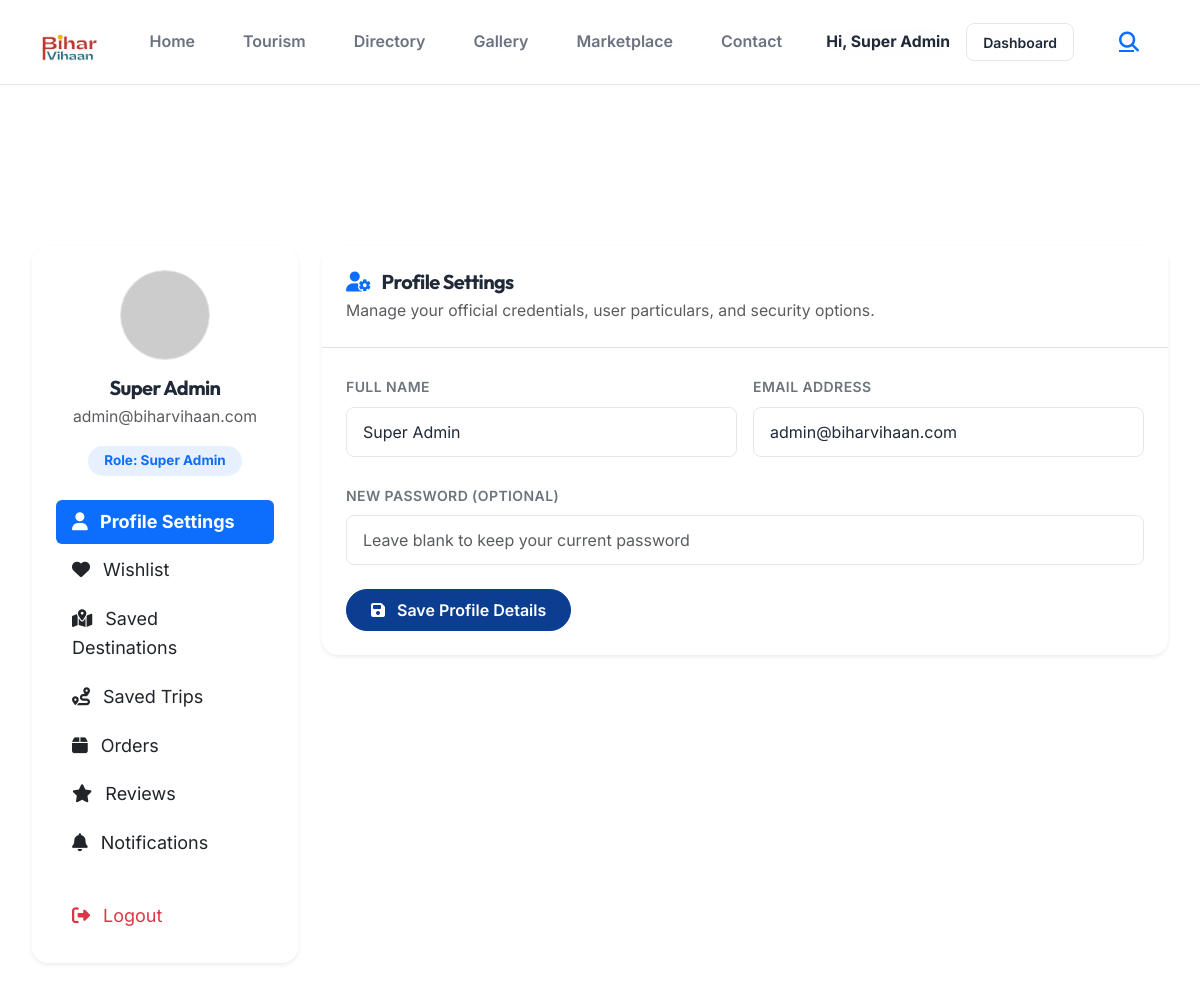
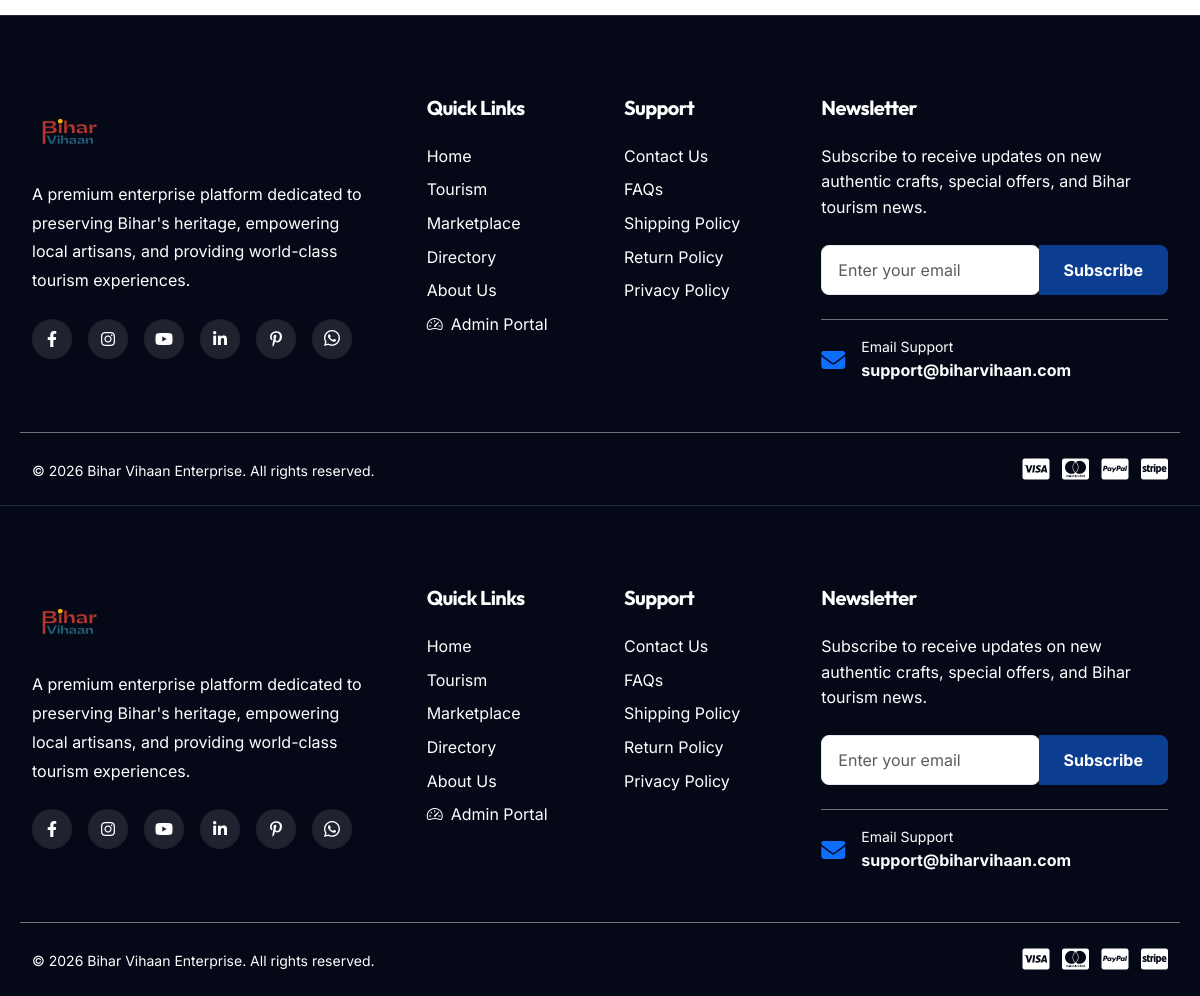
The app's page /user/dashboard (signed in) with its own data (2 pictures, top to bottom).
### tables this page shows
CREATE TABLE `users` (
  `id` int(11) NOT NULL AUTO_INCREMENT,
  `name` varchar(100) NOT NULL,
  `email` varchar(100) NOT NULL,
  `password` varchar(255) NOT NULL,
  `phone` varchar(20) DEFAULT NULL,
  `role_id` int(11) NOT NULL,
  `status` enum('active','suspended') DEFAULT 'active',
  `two_factor_secret` varchar(100) DEFAULT NULL,
  `two_factor_enabled` tinyint(1) DEFAULT 0,
  `created_at` timestamp NOT NULL DEFAULT current_timestamp(),
  `updated_at` timestamp NOT NULL DEFAULT current_timestamp() ON UPDATE current_timestamp(),
  `last_login_at` timestamp NULL DEFAULT NULL,
  PRIMARY KEY (`id`),
  UNIQUE KEY `email` (`email`),
  KEY `role_id` (`role_id`),
  KEY `email_2` (`email`),
  CONSTRAINT `users_ibfk_1` FOREIGN KEY (`role_id`) REFERENCES `roles` (`id`)
);

CREATE TABLE `roles` (
  `id` int(11) NOT NULL AUTO_INCREMENT,
  `name` varchar(50) NOT NULL,
  `slug` varchar(100) DEFAULT NULL,
  `description` text DEFAULT NULL,
  PRIMARY KEY (`id`),
  UNIQUE KEY `name` (`name`),
  UNIQUE KEY `slug` (`slug`)
);

### app/Views/user/dashboard.php (the view, shortened to what the rows shown need)
<?php include __DIR__.'/../layout/header.php'; ?>
<div class="container py-5 mt-5">
    <div class="row g-4">
        <div class="col-md-3">
            <div class="card border-0 shadow-sm rounded-4">
                <div class="card-body p-4 text-center">
                    <img src="https://ui-avatars.com/api/?name=<?= urlencode($user['name'] ?? 'User') ?>&background=0B3D91&color=fff&bold=true" class="rounded-circle mb-3 border" width="90" height="90">
                    <h5 class="fw-bold font-outfit mb-1"><?= htmlspecialchars($user['name'] ?? 'User') ?></h5>
                    <p class="text-muted small mb-3"><?= htmlspecialchars($user['email'] ?? '') ?></p>
                    <span class="badge bg-primary bg-opacity-10 text-primary rounded-pill px-3 py-2 mb-4">Role: <?= htmlspecialchars($user['role_name'] ?? 'User') ?></span>
                    <div class="list-group list-group-flush text-start">
                        <a href="<?= BASE_URL ?>/user/dashboard?tab=profile" class="list-group-item list-group-item-action border-0 rounded px-3 py-2.5 mb-1 <?= ($tab === 'profile') ? 'active fw-bold bg-primary text-white' : '' ?>"><i class="fa-solid fa-user me-2"></i> Profile Settings</a>
                        <a href="<?= BASE_URL ?>/user/dashboard?tab=wishlist" class="list-group-item list-group-item-action border-0 rounded px-3 py-2.5 mb-1 <?= ($tab === 'wishlist') ? 'active fw-bold bg-primary text-white' : '' ?>"><i class="fa-solid fa-heart me-2"></i> Wishlist</a>
                        <a href="<?= BASE_URL ?>/user/dashboard?tab=saved-destinations" class="list-group-item list-group-item-action border-0 rounded px-3 py-2.5 mb-1 <?= ($tab === 'saved-destinations') ? 'active fw-bold bg-primary text-white' : '' ?>"><i class="fa-solid fa-map-location-dot me-2"></i> Saved Destinations</a>
                        <a href="<?= BASE_URL ?>/user/dashboard?tab=saved-trips" class="list-group-item list-group-item-action border-0 rounded px-3 py-2.5 mb-1 <?= ($tab === 'saved-trips') ? 'active fw-bold bg-primary text-white' : '' ?>"><i class="fa-solid fa-route me-2"></i> Saved Trips</a>
                        <a href="<?= BASE_URL ?>/user/dashboard?tab=orders" class="list-group-item list-group-item-action border-0 rounded px-3 py-2.5 mb-1 <?= ($tab === 'orders') ? 'active fw-bold bg-primary text-white' : '' ?>"><i class="fa-solid fa-box me-2"></i> Orders</a>
                        <a href="<?= BASE_URL ?>/user/dashboard?tab=reviews" class="list-group-item list-group-item-action border-0 rounded px-3 py-2.5 mb-1 <?= ($tab === 'reviews') ? 'active fw-bold bg-primary text-white' : '' ?>"><i class="fa-solid fa-star me-2"></i> Reviews</a>
                        <a href="<?= BASE_URL ?>/user/dashboard?tab=notifications" class="list-group-item list-group-item-action border-0 rounded px-3 py-2.5 mb-1 <?= ($tab === 'notifications') ? 'active fw-bold bg-primary text-white' : '' ?>"><i class="fa-solid fa-bell me-2"></i> Notifications</a>
                        <a href="<?= BASE_URL ?>/logout" class="list-group-item list-group-item-action border-0 text-danger rounded px-3 py-2.5 mt-4"><i class="fa-solid fa-sign-out-alt me-2"></i> Logout</a>
                    </div>
                </div>
            </div>
        </div>
        <div class="col-md-9">
            <?php if ($tab === 'profile'): ?>
                <div class="card border-0 shadow-sm rounded-4">
                    <div class="card-header bg-white border-bottom p-4">
                        <h5 class="fw-bold font-outfit mb-0"><i class="fa-solid fa-user-gear text-primary me-2"></i> Profile Settings</h5>
                        <p class="text-muted small mb-0 mt-1">Manage your official credentials, user particulars, and security options.</p>
                    </div>
                    <div class="card-body p-4">
                        <form action="<?= BASE_URL ?>/user/profile/update" method="POST">
                            <div class="row g-3 mb-4">
                                <div class="col-md-6">
                                    <label class="form-label fw-semibold text-secondary">Full Name</label>
                                    <input type="text" name="name" class="form-control px-3 py-2" value="<?= htmlspecialchars($user['name'] ?? '') ?>" required>
                                </div>
                                <div class="col-md-6">
                                    <label class="form-label fw-semibold text-secondary">Email Address</label>
                                    <input type="email" name="email" class="form-control px-3 py-2" value="<?= htmlspecialchars($user['email'] ?? '') ?>" required>
                                </div>
                            </div>
                            <div class="mb-4">
                                <label class="form-label fw-semibold text-secondary">New Password (Optional)</label>
                                <input type="password" name="password" class="form-control px-3 py-2" placeholder="Leave blank to keep your current password">
                            </div>
                            <button type="submit" class="btn btn-primary rounded-pill px-4 py-2"><i class="fa-solid fa-save me-1"></i> Save Profile Details</button>
                        </form>
                    </div>
                </div>
            <?php endif; ?>
        </div>
    </div>
</div>
<?php include __DIR__.'/../layout/footer.php'; ?>

### app/Core/Router.php (shortened to what the rows shown need)
<?php
class Router {
    protected $routes = [];
    public function add($method, $route, $controller, $action = null) {
        $route = preg_replace('/\{([a-zA-Z0-9_]+)\}/', '(?P<$1>[^/]+)', $route);
        $route = '#^' . $route . '$#';
        $this->routes[] = [
            'method' => strtoupper($method),
            'route' => $route,
            'controller' => $controller,
            'action' => $action
        ];
    }
    public function dispatch($url, $requestMethod) {
        $url = parse_url($url, PHP_URL_PATH);
        $scriptName = str_replace('\\', '/', dirname($_SERVER['SCRIPT_NAME']));
        if ($scriptName !== '/') {
            $url = preg_replace('#^' . preg_quote($scriptName, '#') . '#', '', $url);
        }
        foreach ($this->routes as $routeInfo) {
            if ($routeInfo['method'] === $requestMethod && preg_match($routeInfo['route'], $url, $matches)) {
                $params = [];
                $controllerClass = "App\\Controllers\\" . $routeInfo['controller'];
                $action = $routeInfo['action'];
                if (class_exists($controllerClass)) {
                    $controller = new $controllerClass();
                    if (method_exists($controller, $action)) {
                        call_user_func_array([$controller, $action], [$params]);
                        return;
                    } else {
                        $this->abort("Action '$action' not found in controller '$controllerClass'", 500);
                        return;
                    }
                } else {
                    $this->abort("Controller class '$controllerClass' not found", 500);
                    return;
                }
            }
        }
    }
}

### records on screen
users: name "Super Admin", email "admin@biharvihaan.com", role.name "Super Admin"

### other values on screen
$menuItem['label'] "Home"
$menuItem['label'] "Tourism"
$menuItem['label'] "Directory"
$menuItem['label'] "Gallery"
$menuItem['label'] "Marketplace"
$menuItem['label'] "Contact"
Session::get('user_name') "Super Admin"
